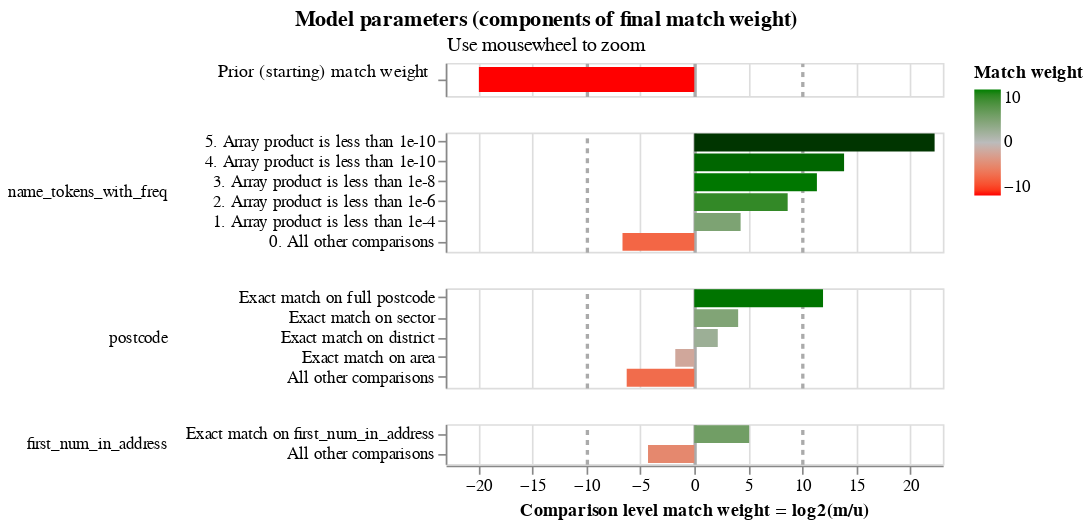

Notebook source saved alongside this figure:
### Code cell
# Probably not worth training m values given how few columns we have;
# by not trainign them we'll be using the defaults

linker.training.estimate_u_using_random_sampling(max_pairs=1e7)
linker.visualisations.match_weights_chart()

### Figure 1 — Vega-Lite specification as saved in the notebook (floating-point values rounded to 4 significant figures)
{"config": {"view": {"continuousWidth": 300, "continuousHeight": 300, "discreteHeight": 60, "discreteWidth": 400}, "header": {"title": null}, "mark": {"tooltip": null}, "title": {"anchor": "middle"}}, "vconcat": [{"mark": {"type": "bar", "clip": true, "height": 15}, "encoding": {"color": {"field": "log2_bayes_factor", "scale": {"domain": [-10, 0, 10], "interpolate": "lab", "range": ["red", "#bbbbbb", "green"]}, "title": "Match weight", "type": "quantitative"}, "tooltip": [{"field": "comparison_name", "title": "Comparison name", "type": "nominal"}, {"field": "probability_two_random_records_match", "format": ".4f", "title": "Probability two random records match", "type": "nominal"}, {"field": "log2_bayes_factor", "format": ",.4f", "title": "Equivalent match weight", "type": "quantitative"}, {"field": "bayes_factor_description", "title": "Match weight description", "type": "nominal"}], "x": {"axis": {"domain": false, "gridColor": {"condition": {"test": "abs(datum.value / 10)  <= 1 & datum.value % 10 === 0", "value": "#aaa"}, "value": "#ddd"}, "gridDash": {"condition": {"test": "abs(datum.value / 10) == 1", "value": [3]}, "value": null}, "gridWidth": {"condition": {"test": "abs(datum.value / 10)  <= 1 & datum.value % 10 === 0", "value": 2}, "value": 1}, "labels": false, "ticks": false, "title": ""}, "field": "log2_bayes_factor", "scale": {"domain": [-23, 23]}, "type": "quantitative"}, "y": {"axis": {"title": "Prior (starting) match weight", "titleAlign": "right", "titleAngle": 0, "titleFontWeight": "normal"}, "field": "label_for_charts", "sort": {"field": "comparison_vector_value", "order": "descending"}, "type": "nominal"}}, "height": 20, "transform": [{"filter": "(datum.comparison_name == 'probability_two_random_records_match')"}]}, {"mark": {"type": "bar", "clip": true}, "encoding": {"color": {"field": "log2_bayes_factor", "scale": {"domain": [-10, 0, 10], "interpolate": "lab", "range": ["red", "#bbbbbb", "green"]}, "title": "Match weight", "type": "quantitative"}, "row": {"field": "comparison_name", "header": {"labelAlign": "left", "labelAnchor": "middle", "labelAngle": 0}, "sort": {"field": "comparison_sort_order"}, "type": "nominal"}, "tooltip": [{"field": "comparison_name", "title": "Comparison name", "type": "nominal"}, {"field": "label_for_charts", "title": "Label", "type": "ordinal"}, {"field": "sql_condition", "title": "SQL condition", "type": "nominal"}, {"field": "m_probability", "format": ".10~g", "title": "M probability", "type": "quantitative"}, {"field": "u_probability", "format": ".10~g", "title": "U probability", "type": "quantitative"}, {"field": "bayes_factor", "format": ",.6f", "title": "Bayes factor = m/u", "type": "quantitative"}, {"field": "log2_bayes_factor", "format": ".4~g", "title": "Match weight = log2(m/u)", "type": "quantitative"}, {"field": "bayes_factor_description", "title": "Match weight description", "type": "nominal"}, {"field": "m_probability_description", "title": "m probability description", "type": "nominal"}, {"field": "u_probability_description", "title": "u probability description", "type": "nominal"}], "x": {"axis": {"gridColor": {"condition": {"test": "abs(datum.value / 10)  <= 1 & datum.value % 10 === 0", "value": "#aaa"}, "value": "#ddd"}, "gridDash": {"condition": {"test": "abs(datum.value / 10) == 1", "value": [3]}, "value": null}, "gridWidth": {"condition": {"test": "abs(datum.value / 10)  <= 1 & datum.value % 10 === 0", "value": 2}, "value": 1}, "title": "Comparison level match weight = log2(m/u)"}, "field": "log2_bayes_factor", "scale": {"domain": [-23, 23]}, "type": "quantitative"}, "y": {"axis": {"title": null}, "field": "label_for_charts", "sort": {"field": "comparison_vector_value", "order": "descending"}, "type": "nominal"}}, "height": {"step": 12}, "resolve": {"axis": {"y": "independent"}, "scale": {"y": "independent"}}, "transform": [{"filter": "(datum.comparison_name != 'probability_two_random_records_match')"}]}], "data": {"name": "data-3330b91054218bc0ae252a3a4085bcbb"}, "params": [{"name": "mouse_zoom", "select": {"type": "interval", "encodings": ["x"]}, "bind": "scales", "views": []}], "resolve": {"axis": {"y": "independent"}, "scale": {"y": "independent"}}, "title": {"text": "Model parameters (components of final match weight)", "subtitle": "Use mousewheel to zoom"}, "$schema": "https://vega.github.io/schema/vega-lite/v5.9.3.json", "datasets": {"data-3330b91054218bc0ae252a3a4085bcbb": [{"comparison_name": "probability_two_random_records_match", "sql_condition": null, "label_for_charts": "", "m_probability": null, "u_probability": null, "m_probability_description": null, "u_probability_description": null, "has_tf_adjustments": false, "tf_adjustment_column": null, "tf_adjustment_weight": null, "is_null_level": false, "bayes_factor": 1e-06, "log2_bayes_factor": -19.93, "comparison_vector_value": 0, "max_comparison_vector_value": 0, "bayes_factor_description": "The probability that two random records drawn at random match is 0.000 or one in  1,000,000.0 records.This is equivalent to a starting match weight of -19.932.", "probability_two_random_records_match": 1e-06, "comparison_sort_order": -1}, {"comparison_name": "name_tokens_with_freq", "sql_condition": "\n                    \n    list_intersect(name_tokens_with_freq_l, name_tokens_with_freq_r)\n        .list_transform(x -> x.rel_freq::float)\n        .list_concat([1.0::FLOAT]) -- in case there are no matches\n        .list_reduce((p, q) -> p * q)\n     < 1e-12\n                    ", "label_for_charts": "5. Array product is less than 1e-10", "m_probability": 0.95, "u_probability": 1.919e-07, "m_probability_description": "Amongst matching record comparisons, 95% of records (i.e. one in 1.053) are in the array product is less than 1e-10 comparison level", "u_probability_description": "Amongst non-matching record comparisons, 1.919e-05% of records (i.e. one in 5,210,636) are in the array product is less than 1e-10 comparison level", "has_tf_adjustments": false, "tf_adjustment_column": null, "tf_adjustment_weight": 1.0, "is_null_level": false, "bayes_factor": 4950000.0, "log2_bayes_factor": 22.24, "comparison_vector_value": 5, "max_comparison_vector_value": 5, "bayes_factor_description": "If comparison level is `array product is less than 1e-10` then comparison is 4,950,104 times more likely to be a match", "probability_two_random_records_match": 1e-06, "comparison_sort_order": 0}, {"comparison_name": "name_tokens_with_freq", "sql_condition": "\n                    \n    list_intersect(name_tokens_with_freq_l, name_tokens_with_freq_r)\n        .list_transform(x -> x.rel_freq::float)\n        .list_concat([1.0::FLOAT]) -- in case there are no matches\n        .list_reduce((p, q) -> p * q)\n     < 1e-10\n                    ", "label_for_charts": "4. Array product is less than 1e-10", "m_probability": 0.01, "u_probability": 6.717e-07, "m_probability_description": "Amongst matching record comparisons, 1% of records (i.e. one in 100) are in the array product is less than 1e-10 comparison level", "u_probability_description": "Amongst non-matching record comparisons, 6.717e-05% of records (i.e. one in 1,488,753) are in the array product is less than 1e-10 comparison level", "has_tf_adjustments": false, "tf_adjustment_column": null, "tf_adjustment_weight": 1.0, "is_null_level": false, "bayes_factor": 14890.0, "log2_bayes_factor": 13.86, "comparison_vector_value": 4, "max_comparison_vector_value": 5, "bayes_factor_description": "If comparison level is `array product is less than 1e-10` then comparison is 14,888 times more likely to be a match", "probability_two_random_records_match": 1e-06, "comparison_sort_order": 0}, {"comparison_name": "name_tokens_with_freq", "sql_condition": "\n                    \n    list_intersect(name_tokens_with_freq_l, name_tokens_with_freq_r)\n        .list_transform(x -> x.rel_freq::float)\n        .list_concat([1.0::FLOAT]) -- in case there are no matches\n        .list_reduce((p, q) -> p * q)\n     < 1e-8\n                    ", "label_for_charts": "3. Array product is less than 1e-8", "m_probability": 0.01, "u_probability": 3.838e-06, "m_probability_description": "Amongst matching record comparisons, 1% of records (i.e. one in 100) are in the array product is less than 1e-8 comparison level", "u_probability_description": "Amongst non-matching record comparisons, 0.0003838% of records (i.e. one in 260,532) are in the array product is less than 1e-8 comparison level", "has_tf_adjustments": false, "tf_adjustment_column": null, "tf_adjustment_weight": 1.0, "is_null_level": false, "bayes_factor": 2605.0, "log2_bayes_factor": 11.35, "comparison_vector_value": 3, "max_comparison_vector_value": 5, "bayes_factor_description": "If comparison level is `array product is less than 1e-8` then comparison is 2,605 times more likely to be a match", "probability_two_random_records_match": 1e-06, "comparison_sort_order": 0}, {"comparison_name": "name_tokens_with_freq", "sql_condition": "\n                    \n    list_intersect(name_tokens_with_freq_l, name_tokens_with_freq_r)\n        .list_transform(x -> x.rel_freq::float)\n        .list_concat([1.0::FLOAT]) -- in case there are no matches\n        .list_reduce((p, q) -> p * q)\n     < 1e-6\n                    ", "label_for_charts": "2. Array product is less than 1e-6", "m_probability": 0.01, "u_probability": 2.504e-05, "m_probability_description": "Amongst matching record comparisons, 1% of records (i.e. one in 100) are in the array product is less than 1e-6 comparison level", "u_probability_description": "Amongst non-matching record comparisons, 0.002504% of records (i.e. one in 39,928) are in the array product is less than 1e-6 comparison level", "has_tf_adjustments": false, "tf_adjustment_column": null, "tf_adjustment_weight": 1.0, "is_null_level": false, "bayes_factor": 399.3, "log2_bayes_factor": 8.641, "comparison_vector_value": 2, "max_comparison_vector_value": 5, "bayes_factor_description": "If comparison level is `array product is less than 1e-6` then comparison is 399 times more likely to be a match", "probability_two_random_records_match": 1e-06, "comparison_sort_order": 0}, {"comparison_name": "name_tokens_with_freq", "sql_condition": "\n                    \n    list_intersect(name_tokens_with_freq_l, name_tokens_with_freq_r)\n        .list_transform(x -> x.rel_freq::float)\n        .list_concat([1.0::FLOAT]) -- in case there are no matches\n        .list_reduce((p, q) -> p * q)\n     < 1e-4\n                    ", "label_for_charts": "1. Array product is less than 1e-4", "m_probability": 0.01, "u_probability": 0.0005122, "m_probability_description": "Amongst matching record comparisons, 1% of records (i.e. one in 100) are in the array product is less than 1e-4 comparison level", "u_probability_description": "Amongst non-matching record comparisons, 0.05122% of records (i.e. one in 1,952) are in the array product is less than 1e-4 comparison level", "has_tf_adjustments": false, "tf_adjustment_column": null, "tf_adjustment_weight": 1.0, "is_null_level": false, "bayes_factor": 19.52, "log2_bayes_factor": 4.287, "comparison_vector_value": 1, "max_comparison_vector_value": 5, "bayes_factor_description": "If comparison level is `array product is less than 1e-4` then comparison is 19.52 times more likely to be a match", "probability_two_random_records_match": 1e-06, "comparison_sort_order": 0}, {"comparison_name": "name_tokens_with_freq", "sql_condition": "ELSE", "label_for_charts": "0. All other comparisons", "m_probability": 0.01, "u_probability": 0.9995, "m_probability_description": "Amongst matching record comparisons, 1% of records (i.e. one in 100) are in the all other comparisons comparison level", "u_probability_description": "Amongst non-matching record comparisons, 99.95% of records (i.e. one in 1.001) are in the all other comparisons comparison level", "has_tf_adjustments": false, "tf_adjustment_column": null, "tf_adjustment_weight": 1.0, "is_null_level": false, "bayes_factor": 0.01001, "log2_bayes_factor": -6.643, "comparison_vector_value": 0, "max_comparison_vector_value": 5, "bayes_factor_description": "If comparison level is `all other comparisons` then comparison is 99.95 times less likely to be a match", "probability_two_random_records_match": 1e-06, "comparison_sort_order": 0}, {"comparison_name": "postcode", "sql_condition": "\"postcode_l\" = \"postcode_r\"", "label_for_charts": "Exact match on full postcode", "m_probability": 0.95, "u_probability": 0.0002461, "m_probability_description": "Amongst matching record comparisons, 95% of records (i.e. one in 1.053) are in the exact match on full postcode comparison level", "u_probability_description": "Amongst non-matching record comparisons, 0.02461% of records (i.e. one in 4,063) are in the exact match on full postcode comparison level", "has_tf_adjustments": false, "tf_adjustment_column": null, "tf_adjustment_weight": 1.0, "is_null_level": false, "bayes_factor": 3860.0, "log2_bayes_factor": 11.91, "comparison_vector_value": 4, "max_comparison_vector_value": 4, "bayes_factor_description": "If comparison level is `exact match on full postcode` then comparison is 3,860 times more likely to be a match", "probability_two_random_records_match": 1e-06, "comparison_sort_order": 1}, {"comparison_name": "postcode", "sql_condition": "NULLIF(regexp_extract(\"postcode_l\", '^[A-Za-z]{1,2}[0-9][A-Za-z0-9]? [0-9]', 0), '') = NULLIF(regexp_extract(\"postcode_r\", '^[A-Za-z]{1,2}[0-9][A-Za-z0-9]? [0-9]', 0), '')", "label_for_charts": "Exact match on sector", "m_probability": 0.0125, "u_probability": 0.0007497, "m_probability_description": "Amongst matching record comparisons, 1.25% of records (i.e. one in 80) are in the exact match on sector comparison level", "u_probability_description": "Amongst non-matching record comparisons, 0.07497% of records (i.e. one in 1,334) are in the exact match on sector comparison level", "has_tf_adjustments": false, "tf_adjustment_column": null, "tf_adjustment_weight": 1.0, "is_null_level": false, "bayes_factor": 16.67, "log2_bayes_factor": 4.059, "comparison_vector_value": 3, "max_comparison_vector_value": 4, "bayes_factor_description": "If comparison level is `exact match on sector` then comparison is 16.67 times more likely to be a match", "probability_two_random_records_match": 1e-06, "comparison_sort_order": 1}, {"comparison_name": "postcode", "sql_condition": "NULLIF(regexp_extract(\"postcode_l\", '^[A-Za-z]{1,2}[0-9][A-Za-z0-9]?', 0), '') = NULLIF(regexp_extract(\"postcode_r\", '^[A-Za-z]{1,2}[0-9][A-Za-z0-9]?', 0), '')", "label_for_charts": "Exact match on district", "m_probability": 0.0125, "u_probability": 0.002771, "m_probability_description": "Amongst matching record comparisons, 1.25% of records (i.e. one in 80) are in the exact match on district comparison level", "u_probability_description": "Amongst non-matching record comparisons, 0.2771% of records (i.e. one in 361) are in the exact match on district comparison level", "has_tf_adjustments": false, "tf_adjustment_column": null, "tf_adjustment_weight": 1.0, "is_null_level": false, "bayes_factor": 4.511, "log2_bayes_factor": 2.173, "comparison_vector_value": 2, "max_comparison_vector_value": 4, "bayes_factor_description": "If comparison level is `exact match on district` then comparison is 4.511 times more likely to be a match", "probability_two_random_records_match": 1e-06, "comparison_sort_order": 1}, {"comparison_name": "postcode", "sql_condition": "NULLIF(regexp_extract(\"postcode_l\", '^[A-Za-z]{1,2}', 0), '') = NULLIF(regexp_extract(\"postcode_r\", '^[A-Za-z]{1,2}', 0), '')", "label_for_charts": "Exact match on area", "m_probability": 0.0125, "u_probability": 0.04226, "m_probability_description": "Amongst matching record comparisons, 1.25% of records (i.e. one in 80) are in the exact match on area comparison level", "u_probability_description": "Amongst non-matching record comparisons, 4.226% of records (i.e. one in 23.66) are in the exact match on area comparison level", "has_tf_adjustments": false, "tf_adjustment_column": null, "tf_adjustment_weight": 1.0, "is_null_level": false, "bayes_factor": 0.2958, "log2_bayes_factor": -1.757, "comparison_vector_value": 1, "max_comparison_vector_value": 4, "bayes_factor_description": "If comparison level is `exact match on area` then comparison is 3.381 times less likely to be a match", "probability_two_random_records_match": 1e-06, "comparison_sort_order": 1}, {"comparison_name": "postcode", "sql_condition": "ELSE", "label_for_charts": "All other comparisons", "m_probability": 0.0125, "u_probability": 0.954, "m_probability_description": "Amongst matching record comparisons, 1.25% of records (i.e. one in 80) are in the all other comparisons comparison level", "u_probability_description": "Amongst non-matching record comparisons, 95.4% of records (i.e. one in 1.048) are in the all other comparisons comparison level", "has_tf_adjustments": false, "tf_adjustment_column": null, "tf_adjustment_weight": 1.0, "is_null_level": false, "bayes_factor": 0.0131, "log2_bayes_factor": -6.254, "comparison_vector_value": 0, "max_comparison_vector_value": 4, "bayes_factor_description": "If comparison level is `all other comparisons` then comparison is 76.32 times less likely to be a match", "probability_two_random_records_match": 1e-06, "comparison_sort_order": 1}, {"comparison_name": "first_num_in_address", "sql_condition": "\"first_num_in_address_l\" = \"first_num_in_address_r\"", "label_for_charts": "Exact match on first_num_in_address", "m_probability": 0.95, "u_probability": 0.02812, "m_probability_description": "Amongst matching record comparisons, 95% of records (i.e. one in 1.053) are in the exact match on first_num_in_address comparison level", "u_probability_description": "Amongst non-matching record comparisons, 2.812% of records (i.e. one in 35.56) are in the exact match on first_num_in_address comparison level", "has_tf_adjustments": false, "tf_adjustment_column": null, "tf_adjustment_weight": 1.0, "is_null_level": false, "bayes_factor": 33.78, "log2_bayes_factor": 5.078, "comparison_vector_value": 1, "max_comparison_vector_value": 1, "bayes_factor_description": "If comparison level is `exact match on first_num_in_address` then comparison is 33.78 times more likely to be a match", "probability_two_random_records_match": 1e-06, "comparison_sort_order": 2}, {"comparison_name": "first_num_in_address", "sql_condition": "ELSE", "label_for_charts": "All other comparisons", "m_probability": 0.05, "u_probability": 0.9719, "m_probability_description": "Amongst matching record comparisons, 5% of records (i.e. one in 20) are in the all other comparisons comparison level", "u_probability_description": "Amongst non-matching record comparisons, 97.19% of records (i.e. one in 1.029) are in the all other comparisons comparison level", "has_tf_adjustments": false, "tf_adjustment_column": null, "tf_adjustment_weight": 1.0, "is_null_level": false, "bayes_factor": 0.05145, "log2_bayes_factor": -4.281, "comparison_vector_value": 0, "max_comparison_vector_value": 1, "bayes_factor_description": "If comparison level is `all other comparisons` then comparison is 19.44 times less likely to be a match", "probability_two_random_records_match": 1e-06, "comparison_sort_order": 2}]}}
